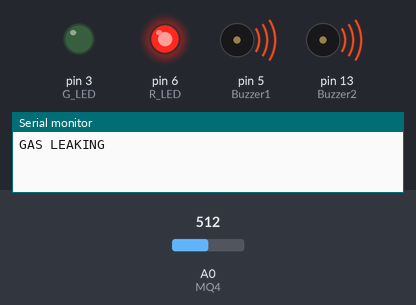
The sketch below on a simulated Arduino Uno, built with avr-gcc and run on an emulated ATmega328P. Parts: output pins drawn as LEDs (lit = HIGH), buzzer (waves = sounding, pin HIGH), the last lines printed to the serial monitor. Inputs (shaded band) come from the test bench; at power-on: A0 (MQ4) = 512. The modem accepts every AT command (registered, SIM ready, sends succeed) and sends nothing else.

Above: at 0.1 s.
At 123.1 s:
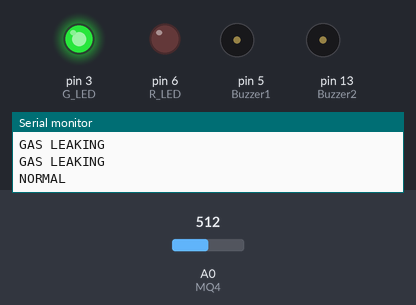
Timing chart, 0 to 129.6 s (numbered marks = the images above):
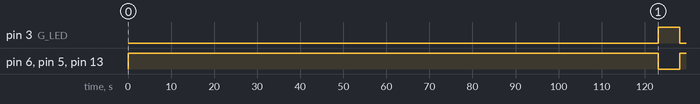

The sketch:

LPG_DETECTOR_FV.ino
```cpp
#include <SoftwareSerial.h>
SoftwareSerial mySerial(9, 10);

int MQ4 = A0;
int R_LED = 6;
int G_LED = 3;
int Buzzer1 = 5;
int Buzzer2 = 13;
int val;
int MAX = 125;
unsigned long startTime = 0;
bool messageSent = false;

void setup()
{
    mySerial.begin(9600); // Setting the baud rate of GSM Module
    Serial.begin(9600); // Setting the baud rate of Serial Monitor (Arduino)
    pinMode(MQ4, INPUT);
    pinMode(R_LED, OUTPUT);
    pinMode(G_LED, OUTPUT);
    pinMode(Buzzer1, OUTPUT);
    pinMode(Buzzer2, OUTPUT);
}

void loop()
{
    val = analogRead(A0);

    if (val >= MAX && !messageSent)
    {
        startTime = millis();
        messageSent = true;
    }

    if (messageSent)
    {
        unsigned long currentTime = millis();
        if (currentTime - startTime >= 120000) // 120 seconds
        {
            messageSent = false;
            digitalWrite(R_LED, LOW);
            digitalWrite(Buzzer1, LOW);
            digitalWrite(Buzzer2, LOW);
            digitalWrite(G_LED, HIGH);
            Serial.println("NORMAL");
        }
        else
        {
            digitalWrite(R_LED, HIGH);
            digitalWrite(Buzzer1, HIGH);
            digitalWrite(Buzzer2, HIGH);
            digitalWrite(G_LED, LOW);
            Serial.println("GAS LEAKING");
            SendMessage();
        }
        delay(5000);
    }
    else
    {
        digitalWrite(R_LED, LOW);
        digitalWrite(Buzzer1, LOW);
        digitalWrite(Buzzer2, LOW);
        digitalWrite(G_LED, HIGH);
        Serial.println("NORMAL");
        delay(1000);
    }
}

void SendMessage()
{
    mySerial.println("AT+CMGF=1");
    delay(10); // add delay if needed
    mySerial.println("AT+CMGS=\"09xxxxxxxxx\"\r"); //Designated Number
    delay(10);
    mySerial.println("GAS LEAKAGE DETECTED. OPEN YOUR WINDOWS NOW!"); //Custom Message
    delay(10);
    mySerial.println((char)26);
    delay(10);
}
```

Measured:
- by itself, pin 3 (G_LED): LOW → HIGH at 123 s, → LOW 5.0 s later
- by itself, pin 6 (R_LED), pin 5 (Buzzer1), pin 13 (Buzzer2): LOW → HIGH at 0.00 s, → LOW 123 s later, → HIGH 5.0 s later
